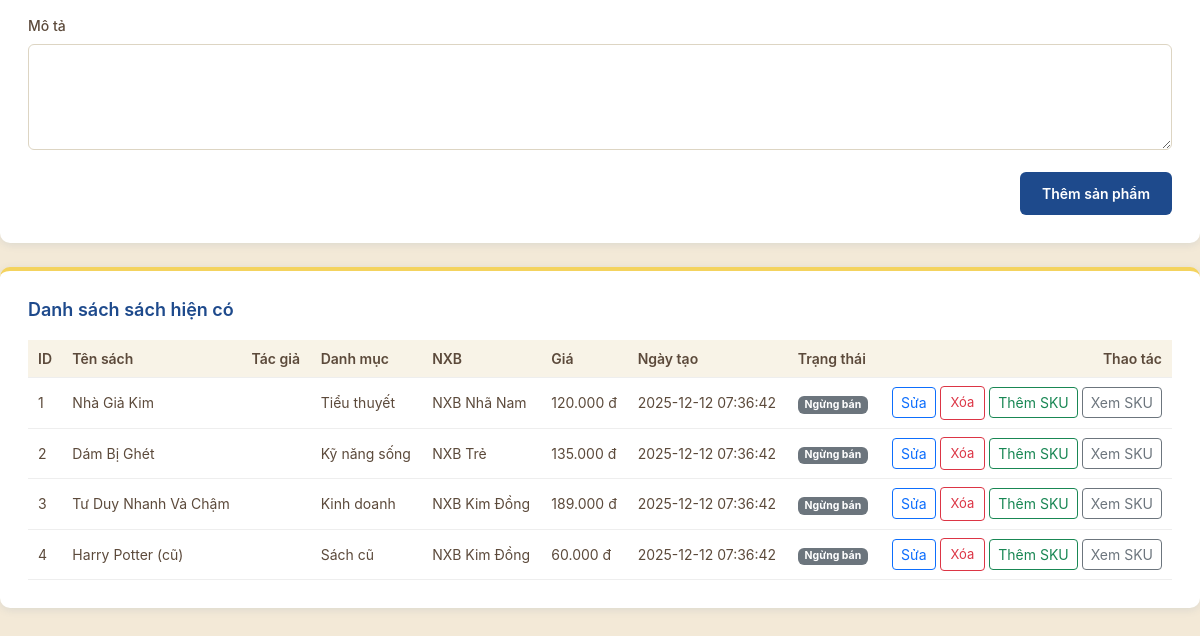
/admin-products.php (lower part), run on an earlier commit of the app's database.
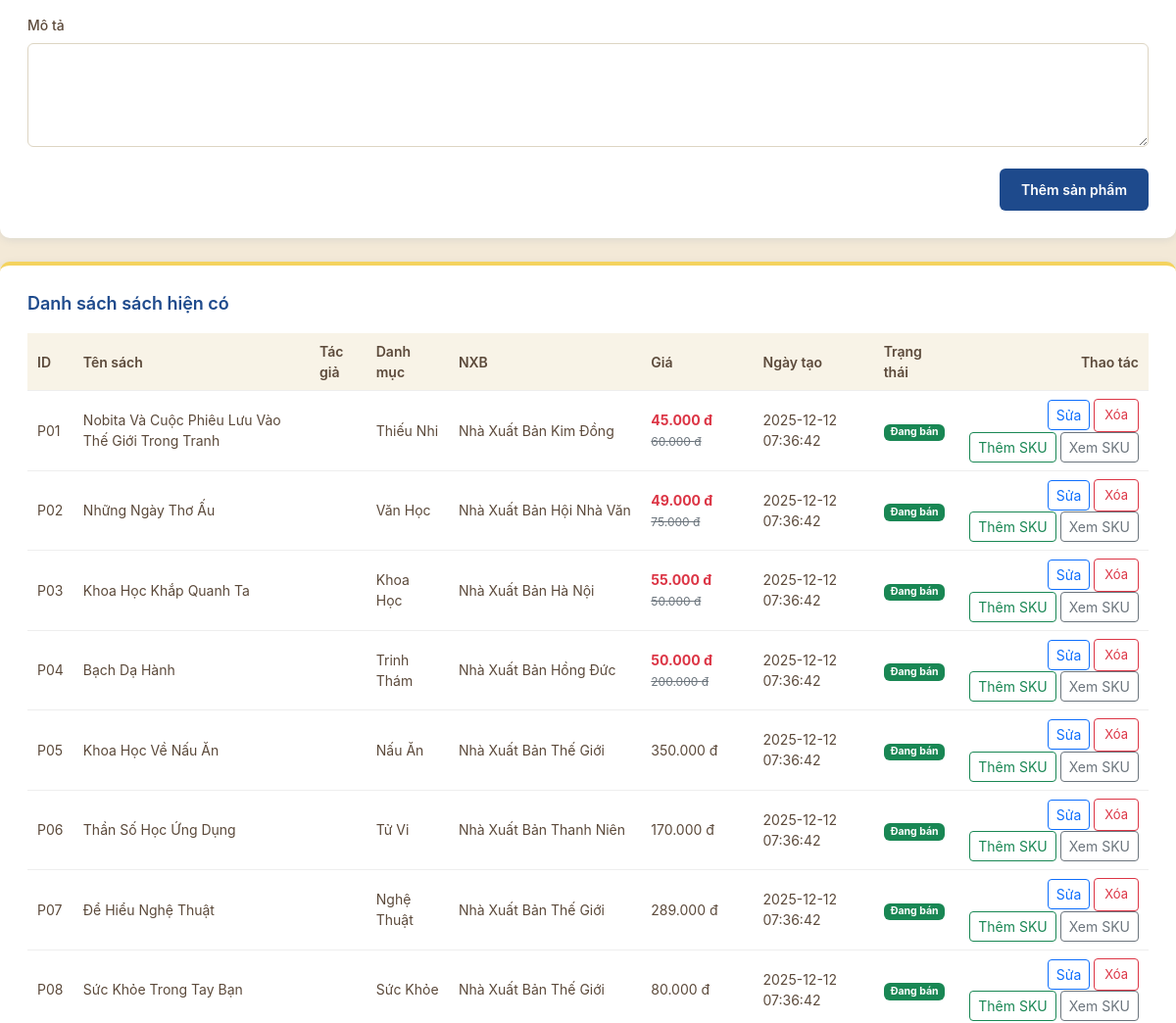
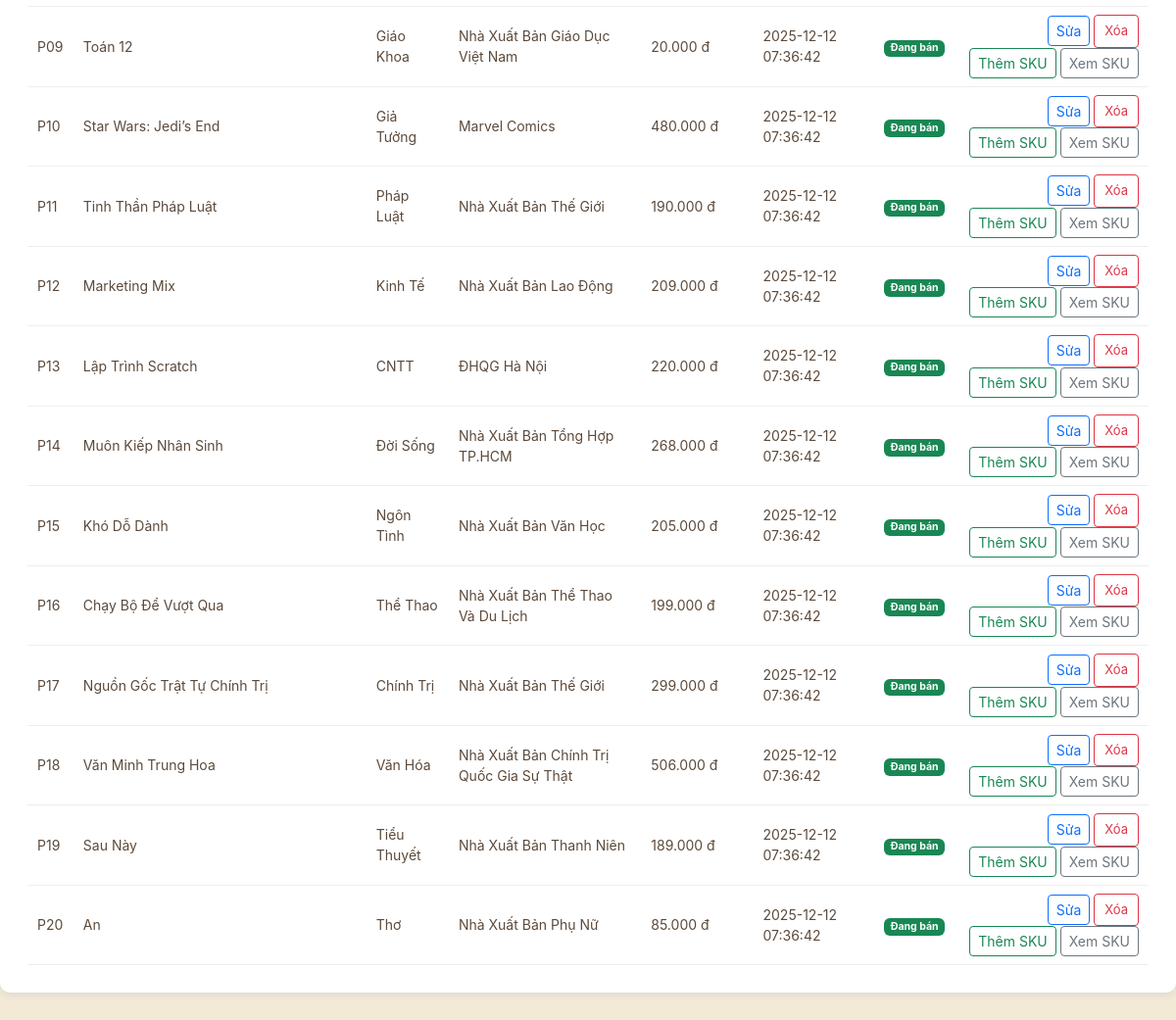
And on a later commit of the database (2 pictures, top to bottom).
### tables this page shows
CREATE TABLE Product (
  ProductID VARCHAR(6) PRIMARY KEY,
  ProductName VARCHAR(255) NOT NULL,
  Description TEXT,
  Price DECIMAL(10,2) NOT NULL,
  Image LONGBLOB NULL,
  ImageUrl VARCHAR(1000) NULL,
  PublisherID VARCHAR(6) DEFAULT NULL,
  AuthorID VARCHAR(6) DEFAULT NULL,
  SoldQuantity INT DEFAULT 0,
  `Condition` ENUM('New','Used') DEFAULT 'New',
  CreatedDate DATETIME DEFAULT CURRENT_TIMESTAMP,
  Status BIT,
  CONSTRAINT fk_product_publisher
    FOREIGN KEY (PublisherID)
    REFERENCES Publisher(PublisherID)
    ON DELETE SET NULL
    ON UPDATE CASCADE,
  CONSTRAINT fk_product_author
    FOREIGN KEY (AuthorID)
    REFERENCES Book_Author(AuthorID)
    ON DELETE SET NULL
    ON UPDATE CASCADE
);

CREATE TABLE Publisher (
PublisherID VARCHAR(6) PRIMARY KEY,
PublisherName VARCHAR(200) NOT NULL
);

### admin-products.php (the view, shortened to what the changed rows need)
<?php
require_once 'db_connect.php';
$products = [];
try {
    $sql = "
SELECT
    p.ProductID,
    p.ProductName,
    p.Price,
    p.CreatedDate,
    p.Status AS ProductStatus,
    p.PublisherID,
    p.AuthorID,
    pc.CategoryID,
    pub.PublisherName,
    ba.AuthorName,
    GROUP_CONCAT(DISTINCT c.CategoryName) AS Categories,
    (
        SELECT MIN(s.SellPrice)
        FROM SKU s
        WHERE s.ProductID = p.ProductID
          AND s.Status = 1
    ) AS SellPrice,
    (
        SELECT ps.DiscountedPrice
        FROM PRODUCT_SALE ps
        JOIN SKU s2 ON ps.SKUID = s2.SKUID
        WHERE s2.ProductID = p.ProductID
          AND NOW() BETWEEN ps.StartDate AND ps.EndDate
        ORDER BY ps.DiscountedPrice ASC
        LIMIT 1
    ) AS DiscountedPrice
FROM Product p
LEFT JOIN Publisher pub ON p.PublisherID = pub.PublisherID
LEFT JOIN Book_Author ba ON p.AuthorID = ba.AuthorID
LEFT JOIN Product_Categories pc ON p.ProductID = pc.ProductID
LEFT JOIN Categories c ON pc.CategoryID = c.CategoryID
GROUP BY p.ProductID
ORDER BY p.CreatedDate DESC
";
    $stmt = $pdo->query($sql);
    $products = $stmt->fetchAll(PDO::FETCH_ASSOC);
} catch (Exception $e) {
    $error_message = 'Không thể tải danh sách sản phẩm: ' . $e->getMessage();
}
?>
<!DOCTYPE html>
<html lang="vi">
<head>
    <link href="https://cdn.jsdelivr.net/npm/bootstrap@5.3.0/dist/css/bootstrap.min.css" rel="stylesheet">
    <link rel="stylesheet" href="moonlit-style.css">
</head>
<body class="account-body admin-page">
    <main class="account-main">
        <div class="account-card">
            <h2 class="account-card-title">Danh sách sách hiện có</h2>
            <?php if (empty($products)): ?>
                <div class="account-empty-state">
                    <p class="account-empty-text">
                        Chưa có sản phẩm nào. Thêm sách mới ở form phía trên nha!
                    </p>
                </div>
            <?php else: ?>
                <div class="table-responsive">
                    <table class="admin-table">
                        <thead>
                            <tr>
                                <th>ID</th>
                                <th>Tên sách</th>
                                <th>Tác giả</th>
                                <th>Danh mục</th>
                                <th>NXB</th>
                                <th>Giá</th>
                                <th>Ngày tạo</th>
                                <th>Trạng thái</th>
                                <th class="text-end">Thao tác</th>
                            </tr>
                        </thead>
                        <tbody>
                            <?php foreach ($products as $p): ?>
                                <tr>
                                    <td><?php echo htmlspecialchars($p['ProductID']); ?></td>
                                    <td><?php echo htmlspecialchars($p['ProductName']); ?></td>
                                    <td><?= htmlspecialchars($p['AuthorName'] ?? '') ?></td>
                                    <td><?php echo htmlspecialchars($p['Categories'] ?? ''); ?></td>
                                    <td><?php echo htmlspecialchars($p['PublisherName'] ?? ''); ?></td>
                                    <td>
                                        <?php if (!empty($p['DiscountedPrice'])): ?>
                                            <span class="cart-price-current">
                                                <?php echo number_format($p['DiscountedPrice'], 0, ',', '.'); ?> đ
                                            </span>
                                            <span class="cart-price-old">
                                                <?php echo number_format($p['Price'], 0, ',', '.'); ?> đ
                                            </span>
                                        <?php else: ?>
                                            <?php echo number_format($p['Price'], 0, ',', '.'); ?> đ
                                        <?php endif; ?>
                                    </td>
                                    <td><?php echo htmlspecialchars($p['CreatedDate']); ?></td>
                                    <td>
                                        <?php if ($p['ProductStatus'] == 1): ?>
                                            <span class="badge bg-success">Đang bán</span>
                                        <?php else: ?>
                                            <span class="badge bg-secondary">Ngừng bán</span>
                                        <?php endif; ?>
                                    </td>
                                    <td class="text-end">
                                        <form method="POST" class="d-inline">
                                            <button type="button" class="btn btn-sm btn-outline-primary" data-bs-toggle="modal"
                                                data-bs-target="#editProductModal"
                                                data-product='<?= json_encode($p, JSON_HEX_APOS) ?>'>
                                                Sửa
                                            </button>
                                            <button type="submit" class="btn btn-sm btn-outline-danger admin-btn-small"
                                                onclick="return confirm('Xóa sản phẩm này?');">
                                                Xóa
                                            </button>
                                            <button type="button" class="btn btn-sm btn-outline-success" data-bs-toggle="modal"
                                                data-bs-target="#skuModal" data-product="<?= $p['ProductID'] ?>">
                                                Thêm SKU
                                            </button>
                                            <button type="button" class="btn btn-sm btn-outline-secondary"
                                                data-bs-toggle="modal" data-bs-target="#skuListModal"
                                                data-product="<?= $p['ProductID'] ?>">
                                                Xem SKU
                                            </button>
                                        </form>
                                    </td>
                                </tr>
                            <?php endforeach; ?>
                        </tbody>
                    </table>
                </div>
            <?php endif; ?>
        </div>
    </main>
</body>
</html>

What changed in the data, as far as the page shows it:
removed product: ProductID "1", ProductName "Nhà Giả Kim", Categories "Tiểu thuyết", PublisherID.PublisherName "NXB Nhã Nam", Price "120.000", CreatedDate "2025-12-12 07:36:42", shows "Ngừng bán"
removed product: ProductID "2", ProductName "Dám Bị Ghét", Categories "Kỹ năng sống", PublisherID.PublisherName "NXB Trẻ", Price "135.000", CreatedDate "2025-12-12 07:36:42", shows "Ngừng bán"
removed product: ProductID "3", ProductName "Tư Duy Nhanh Và Chậm", Categories "Kinh doanh", PublisherID.PublisherName "NXB Kim Đồng", Price "189.000", CreatedDate "2025-12-12 07:36:42", shows "Ngừng bán"
removed product: ProductID "4", ProductName "Harry Potter (cũ)", Categories "Sách cũ", PublisherID.PublisherName "NXB Kim Đồng", Price "60.000", CreatedDate "2025-12-12 07:36:42", shows "Ngừng bán"
added product: ProductID "P01", ProductName "Nobita Và Cuộc Phiêu Lưu Vào Thế Giới Trong Tranh", Categories "Thiếu Nhi", PublisherID.PublisherName "Nhà Xuất Bản Kim Đồng", DiscountedPrice "45.000", Price "60.000", CreatedDate "2025-12-12 07:36:42", Status "Đang bán"
added product: ProductID "P02", ProductName "Những Ngày Thơ Ấu", Categories "Văn Học", PublisherID.PublisherName "Nhà Xuất Bản Hội Nhà Văn", DiscountedPrice "49.000", Price "75.000", CreatedDate "2025-12-12 07:36:42", Status "Đang bán"
added product: ProductID "P03", ProductName "Khoa Học Khắp Quanh Ta", Categories "Khoa Học", PublisherID.PublisherName "Nhà Xuất Bản Hà Nội", DiscountedPrice "55.000", Price "50.000", CreatedDate "2025-12-12 07:36:42", Status "Đang bán"
added product: ProductID "P04", ProductName "Bạch Dạ Hành", Categories "Trinh Thám", PublisherID.PublisherName "Nhà Xuất Bản Hồng Đức", DiscountedPrice "50.000", Price "200.000", CreatedDate "2025-12-12 07:36:42", Status "Đang bán"
added product: ProductID "P05", ProductName "Khoa Học Về Nấu Ăn", Categories "Nấu Ăn", PublisherID.PublisherName "Nhà Xuất Bản Thế Giới", Price "350.000", CreatedDate "2025-12-12 07:36:42", Status "Đang bán"
added product: ProductID "P06", ProductName "Thần Số Học Ứng Dụng", Categories "Tử Vi", PublisherID.PublisherName "Nhà Xuất Bản Thanh Niên", Price "170.000", CreatedDate "2025-12-12 07:36:42", Status "Đang bán"
added product: ProductID "P07", ProductName "Để Hiểu Nghệ Thuật", Categories "Nghệ Thuật", PublisherID.PublisherName "Nhà Xuất Bản Thế Giới", Price "289.000", CreatedDate "2025-12-12 07:36:42", Status "Đang bán"
added product: ProductID "P08", ProductName "Sức Khỏe Trong Tay Bạn", Categories "Sức Khỏe", PublisherID.PublisherName "Nhà Xuất Bản Thế Giới", Price "80.000", CreatedDate "2025-12-12 07:36:42", Status "Đang bán"
added product: ProductID "P09", ProductName "Toán 12", Categories "Giáo Khoa", PublisherID.PublisherName "Nhà Xuất Bản Giáo Dục Việt Nam", Price "20.000", CreatedDate "2025-12-12 07:36:42", Status "Đang bán"
added product: ProductID "P10", ProductName "Star Wars: Jedi’s End", Categories "Giả Tưởng", PublisherID.PublisherName "Marvel Comics", Price "480.000", CreatedDate "2025-12-12 07:36:42", Status "Đang bán"
added product: ProductID "P11", ProductName "Tinh Thần Pháp Luật", Categories "Pháp Luật", PublisherID.PublisherName "Nhà Xuất Bản Thế Giới", Price "190.000", CreatedDate "2025-12-12 07:36:42", Status "Đang bán"
added product: ProductID "P12", ProductName "Marketing Mix", Categories "Kinh Tế", PublisherID.PublisherName "Nhà Xuất Bản Lao Động", Price "209.000", CreatedDate "2025-12-12 07:36:42", Status "Đang bán"
added product: ProductID "P13", ProductName "Lập Trình Scratch", Categories "CNTT", PublisherID.PublisherName "ĐHQG Hà Nội", Price "220.000", CreatedDate "2025-12-12 07:36:42", Status "Đang bán"
added product: ProductID "P14", ProductName "Muôn Kiếp Nhân Sinh", Categories "Đời Sống", PublisherID.PublisherName "Nhà Xuất Bản Tổng Hợp TP.HCM", Price "268.000", CreatedDate "2025-12-12 07:36:42", Status "Đang bán"
added product: ProductID "P15", ProductName "Khó Dỗ Dành", Categories "Ngôn Tình", PublisherID.PublisherName "Nhà Xuất Bản Văn Học", Price "205.000", CreatedDate "2025-12-12 07:36:42", Status "Đang bán"
added product: ProductID "P16", ProductName "Chạy Bộ Để Vượt Qua", Categories "Thể Thao", PublisherID.PublisherName "Nhà Xuất Bản Thể Thao Và Du Lịch", Price "199.000", CreatedDate "2025-12-12 07:36:42", Status "Đang bán"
added product: ProductID "P17", ProductName "Nguồn Gốc Trật Tự Chính Trị", Categories "Chính Trị", PublisherID.PublisherName "Nhà Xuất Bản Thế Giới", Price "299.000", CreatedDate "2025-12-12 07:36:42", Status "Đang bán"
added product: ProductID "P18", ProductName "Văn Minh Trung Hoa", Categories "Văn Hóa", PublisherID.PublisherName "Nhà Xuất Bản Chính Trị Quốc Gia Sự Thật", Price "506.000", CreatedDate "2025-12-12 07:36:42", Status "Đang bán"
added product: ProductID "P19", ProductName "Sau Này", Categories "Tiểu Thuyết", PublisherID.PublisherName "Nhà Xuất Bản Thanh Niên", Price "189.000", CreatedDate "2025-12-12 07:36:42", Status "Đang bán"
added product: ProductID "P20", ProductName "An", Categories "Thơ", PublisherID.PublisherName "Nhà Xuất Bản Phụ Nữ", Price "85.000", CreatedDate "2025-12-12 07:36:42", Status "Đang bán"
